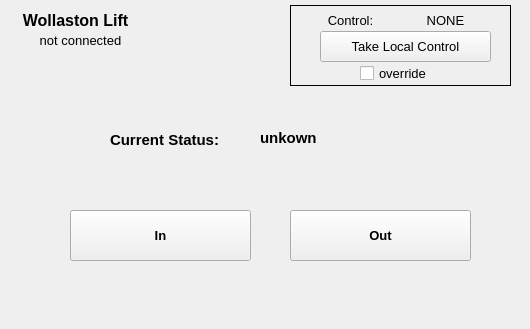
<?xml version="1.0" encoding="UTF-8"?>
<ui version="4.0">
 <class>BasicWollastonLiftForm</class>
 <widget class="QWidget" name="BasicWollastonLiftForm">
  <property name="geometry">
   <rect>
    <x>0</x>
    <y>0</y>
    <width>530</width>
    <height>329</height>
   </rect>
  </property>
  <property name="font">
   <font>
    <pointsize>10</pointsize>
    <weight>75</weight>
    <bold>true</bold>
   </font>
  </property>
  <property name="windowTitle">
   <string>Wollaston</string>
  </property>
  <widget class="QLabel" name="title">
   <property name="geometry">
    <rect>
     <x>0</x>
     <y>10</y>
     <width>151</width>
     <height>21</height>
    </rect>
   </property>
   <property name="font">
    <font>
     <pointsize>12</pointsize>
     <weight>75</weight>
     <bold>true</bold>
    </font>
   </property>
   <property name="text">
    <string>Wollaston Lift</string>
   </property>
   <property name="alignment">
    <set>Qt::AlignCenter</set>
   </property>
  </widget>
  <widget class="QLabel" name="StatusConnected">
   <property name="geometry">
    <rect>
     <x>10</x>
     <y>30</y>
     <width>141</width>
     <height>21</height>
    </rect>
   </property>
   <property name="font">
    <font>
     <pointsize>10</pointsize>
     <weight>50</weight>
     <bold>false</bold>
    </font>
   </property>
   <property name="text">
    <string>not connected</string>
   </property>
   <property name="alignment">
    <set>Qt::AlignCenter</set>
   </property>
  </widget>
  <widget class="QLabel" name="StatusCmode">
   <property name="geometry">
    <rect>
     <x>400</x>
     <y>10</y>
     <width>91</width>
     <height>21</height>
    </rect>
   </property>
   <property name="font">
    <font>
     <pointsize>10</pointsize>
     <weight>50</weight>
     <bold>false</bold>
    </font>
   </property>
   <property name="text">
    <string>NONE</string>
   </property>
   <property name="alignment">
    <set>Qt::AlignCenter</set>
   </property>
  </widget>
  <widget class="QLabel" name="LabelCmode">
   <property name="geometry">
    <rect>
     <x>320</x>
     <y>10</y>
     <width>61</width>
     <height>21</height>
    </rect>
   </property>
   <property name="font">
    <font>
     <pointsize>10</pointsize>
     <weight>50</weight>
     <bold>false</bold>
    </font>
   </property>
   <property name="text">
    <string>Control:</string>
   </property>
   <property name="alignment">
    <set>Qt::AlignCenter</set>
   </property>
  </widget>
  <widget class="QPushButton" name="ButtonTakeLocal">
   <property name="geometry">
    <rect>
     <x>320</x>
     <y>31</y>
     <width>171</width>
     <height>31</height>
    </rect>
   </property>
   <property name="font">
    <font>
     <weight>50</weight>
     <bold>false</bold>
    </font>
   </property>
   <property name="text">
    <string>Take Local Control</string>
   </property>
  </widget>
  <widget class="QCheckBox" name="checkBoxOverride">
   <property name="geometry">
    <rect>
     <x>360</x>
     <y>63</y>
     <width>85</width>
     <height>21</height>
    </rect>
   </property>
   <property name="font">
    <font>
     <weight>50</weight>
     <bold>false</bold>
    </font>
   </property>
   <property name="text">
    <string>override</string>
   </property>
  </widget>
  <widget class="QFrame" name="cModeFrame">
   <property name="geometry">
    <rect>
     <x>290</x>
     <y>5</y>
     <width>221</width>
     <height>81</height>
    </rect>
   </property>
   <property name="frameShape">
    <enum>QFrame::Box</enum>
   </property>
   <property name="frameShadow">
    <enum>QFrame::Plain</enum>
   </property>
   <property name="lineWidth">
    <number>1</number>
   </property>
  </widget>
  <widget class="QLabel" name="label_7">
   <property name="geometry">
    <rect>
     <x>110</x>
     <y>130</y>
     <width>141</width>
     <height>20</height>
    </rect>
   </property>
   <property name="font">
    <font>
     <pointsize>11</pointsize>
    </font>
   </property>
   <property name="text">
    <string>Current Status:</string>
   </property>
  </widget>
  <widget class="QLabel" name="statusStatus">
   <property name="geometry">
    <rect>
     <x>260</x>
     <y>130</y>
     <width>131</width>
     <height>16</height>
    </rect>
   </property>
   <property name="font">
    <font>
     <pointsize>11</pointsize>
    </font>
   </property>
   <property name="text">
    <string>unkown</string>
   </property>
  </widget>
  <widget class="QPushButton" name="upButton">
   <property name="geometry">
    <rect>
     <x>70</x>
     <y>210</y>
     <width>181</width>
     <height>51</height>
    </rect>
   </property>
   <property name="text">
    <string>In</string>
   </property>
  </widget>
  <widget class="QPushButton" name="downButton">
   <property name="geometry">
    <rect>
     <x>290</x>
     <y>210</y>
     <width>181</width>
     <height>51</height>
    </rect>
   </property>
   <property name="text">
    <string>Out</string>
   </property>
  </widget>
  <zorder>cModeFrame</zorder>
  <zorder>title</zorder>
  <zorder>StatusConnected</zorder>
  <zorder>StatusCmode</zorder>
  <zorder>LabelCmode</zorder>
  <zorder>ButtonTakeLocal</zorder>
  <zorder>checkBoxOverride</zorder>
  <zorder>label_7</zorder>
  <zorder>statusStatus</zorder>
  <zorder>upButton</zorder>
  <zorder>downButton</zorder>
 </widget>
 <tabstops>
  <tabstop>checkBoxOverride</tabstop>
  <tabstop>ButtonTakeLocal</tabstop>
 </tabstops>
 <resources>
  <include location="../visao.qrc"/>
 </resources>
 <connections/>
</ui>
